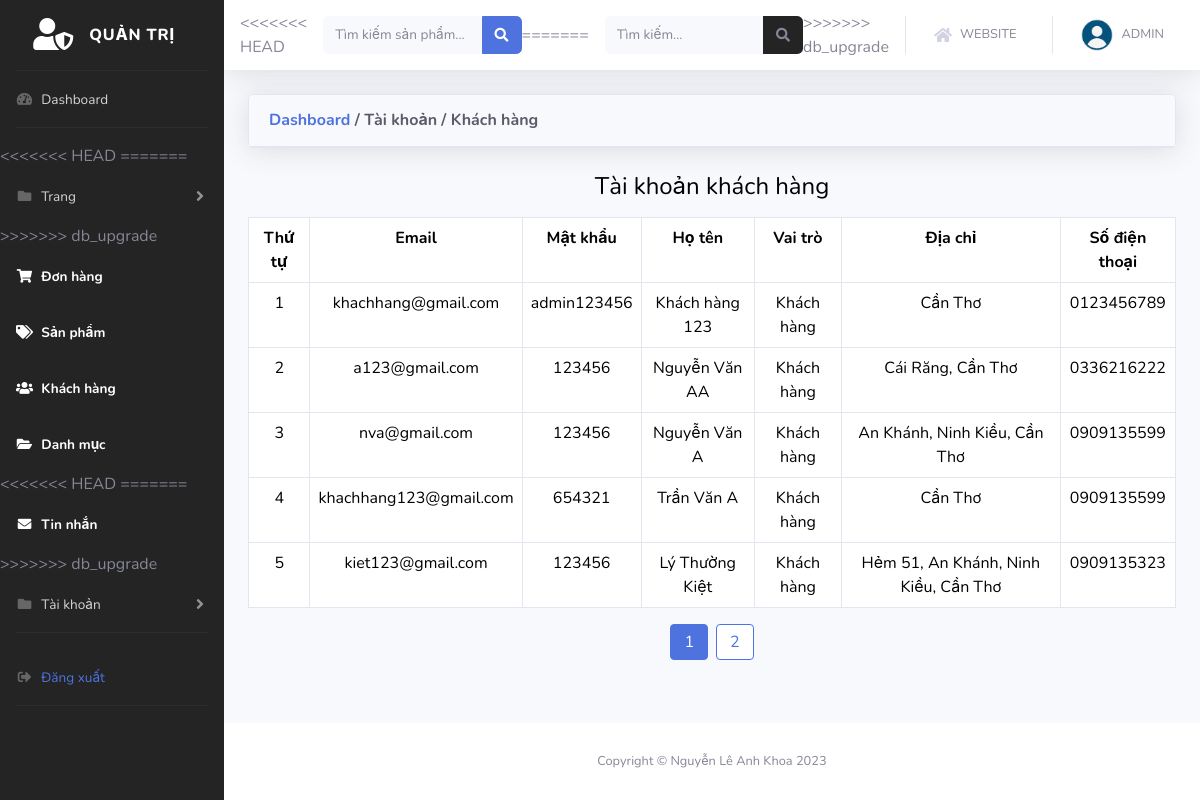
Page /admin/taikhoan_khachhang.php (signed in) on the committed database.
### tables this page shows
CREATE TABLE `quanli_user` (
  `user_id` int(11) NOT NULL,
  `role` tinyint(1) NOT NULL,
  `user_name` varchar(100) NOT NULL,
  `user_code` varchar(10) NOT NULL,
  `user_email` varchar(50) NOT NULL,
  `user_phone` varchar(10) NOT NULL,
  `user_address` varchar(255) NOT NULL,
  `user_password` varchar(100) NOT NULL
);

### admin/taikhoan_khachhang.php (the view, shortened to what this page needs)
<?php
include('../db/connect.php');
?>
<!DOCTYPE html>
<html lang="en">
<?php
include('./common/head.php')
?>
<body id="page-top">
    <div id="wrapper">
        <?php
        include('./common/sidebar.php');
        ?>
        <div id="content-wrapper" class="d-flex flex-column">
            <div id="content">
                <?php
                include('./common/topbar.php');
                ?>
                <div class="container-fluid">
                    <div class="card shadow mb-4">
                        <div class="card-header py-3">
                            <h6 class="m-0 font-weight-bold text-primary">
                                <a href="index.php">Dashboard</a><span class="text-dark"> / Tài khoản / Khách hàng</span>
                            </h6>
                        </div>
                    </div>
                    <div class="d-flex justify-content-center align-items-center mb-2">
                        <h4 class="text-center">Tài khoản khách hàng</h4>
                    </div>
                    <div class="row">
                        <div class="col-md-12">
                            <table class="table table-bordered">
                                <?php
                                $productsPerPage = 5;
                                if (isset($_GET['page']) && is_numeric($_GET['page'])) {
                                    $currentPage = max(1, $_GET['page']);
                                } else {
                                    $currentPage = 1;
                                }
                                $begin = ($currentPage - 1) * $productsPerPage;
                                $sql_select_acount = mysqli_query($mysqli, "SELECT * FROM quanli_user WHERE role = 0
                                    ORDER BY user_id ASC LIMIT $begin, $productsPerPage");
                                ?>
                                <tr class="text-center">
                                    <th>Thứ tự</th>
                                    <th>Email</th>
                                    <th>Mật khẩu</th>
                                    <th>Họ tên</th>
                                    <th>Vai trò</th>
                                    <th>Địa chỉ</th>
                                    <th>Số điện thoại</th>
                                </tr>
                                <?php
                                $i = 0;
                                while ($row_acount = mysqli_fetch_array($sql_select_acount)) {
                                    $i++;
                                    $orderNumber = $begin + $i;
                                ?>
                                    <tr class="text-center">
                                        <td><?php echo $orderNumber ?></td>
                                        <td><?php echo $row_acount['user_email'] ?></td>
                                        <td><?php echo $row_acount['user_password'] ?></td>
                                        <td><?php echo $row_acount['user_name'] ?></td>
                                        <td>
                                            <?php
                                            if ($row_acount['role'] == 1) {
                                                echo '<a href="" class="text-danger font-weight-bold">Quản trị viên</a>';
                                            } elseif ($row_acount['role'] == 0) {
                                                echo "Khách hàng";
                                            } else {
                                                echo '<a href="" class="text-success font-weight-bold">Nhân viên</a>';
                                            }
                                            ?>
                                        </td>
                                        <td>
                                            <?php echo $row_acount['user_address'] ?></td>
                                        <td>
                                            <?php echo $row_acount['user_phone'] ?></td>
                                    </tr>
                                <?php
                                }
                                ?>
                            </table>
                            <?php
                            $sql_page = mysqli_query($mysqli, "SELECT * FROM quanli_user WHERE role = 0 ");
                            $count_row_page = mysqli_num_rows($sql_page);
                            $page = ceil($count_row_page / 5);
                            ?>
                            <div class="paging d-flex justify-content-center">
                                <?php
                                for ($i = 1; $i <= $page; $i++) {
                                ?>
                                    <a <?php if ($i == $currentPage) echo 'style="background-color: #4e73df; border-color: #4e73df; color:white;"' ?> href="taikhoan_khachhang.php?page=<?php echo $i ?>"><?php echo $i ?></a>
                                <?php
                                }
                                ?>
                            </div>
                        </div>
                    </div>
                </div>
            </div>
            <?php
            include('./common/footer.php')
            ?>
        </div>
    </div>
</body>
</html>

### admin/taikhoan_khachhang.php (style rules this page uses)
.paging a { border: 1px solid #4e73df; padding: 5px 13px; list-style: none; background: #fff; margin: 0 4px; border-radius: 4px; color: #4e73df; text-decoration: none; }

### rows in the picture
quanli_user: orderNumber "1", user_email "khachhang@gmail.com", user_password "admin123456", user_name "Khách hàng 123", role "Khách hàng", user_address "Cần Thơ", user_phone "0123456789"
quanli_user: orderNumber "2", user_email "a123@gmail.com", user_password "123456", user_name "Nguyễn Văn AA", role "Khách hàng", user_address "Cái Răng, Cần Thơ", user_phone "0336216222"
quanli_user: orderNumber "3", user_email "nva@gmail.com", user_password "123456", user_name "Nguyễn Văn A", role "Khách hàng", user_address "An Khánh, Ninh Kiều, Cần Thơ", user_phone "0909135599"
quanli_user: orderNumber "4", user_email "khachhang123@gmail.com", user_password "654321", user_name "Trần Văn A", role "Khách hàng", user_address "Cần Thơ", user_phone "0909135599"
quanli_user: orderNumber "5", user_email "kiet123@gmail.com", user_password "123456", user_name "Lý Thường Kiệt", role "Khách hàng", user_address "Hẻm 51, An Khánh, Ninh Kiều, Cần Thơ", user_phone "0909135323"
